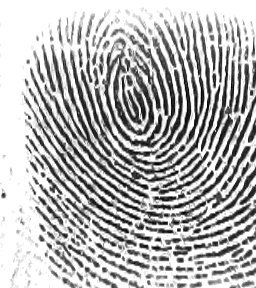
#> input picture datasets/Adzani_1_20230917000622.png, 256 x 288 px
$ python main.py datasets/Adzani_1_20230917000622.png datasets
#> lines starting #> are read from the running program, lines starting #| are printed output that depends on the picture
### fingerprint_matcher.py
import os
import cv2
import time


class FingerprintMatcher:
    def __init__(self, sample_image_path):
#> called with sample_image_path = 'datasets/Adzani_1_20230917000622.png'
        self.sample = cv2.imread(sample_image_path)
#> self.sample is the input picture: shape (288, 256, 3); min 0, max 255, mean 182.7
        if self.sample is None:
            raise ValueError("Gambar sample tidak valid.")

    def match(self, dataset_folder):
#> called with dataset_folder = 'datasets'
        start_time = time.time()
        best_score = 0
        filename = None
        image = None
        kp1, kp2, mp = None, None, None

        for file in [file for file in os.listdir(dataset_folder)][:1000]:
            fingerprint_image = cv2.imread(os.path.join(dataset_folder, file))
            sift = cv2.SIFT_create()

            keypoints_1, descriptor_1 = sift.detectAndCompute(self.sample, None)
#> keypoints_1 = 1550 keypoints; strongest (x, y, size): (158, 239, 3.1), (186, 229, 3.4), (145, 187, 3.4), (43, 175, 2.9)
            keypoints_2, descriptor_2 = sift.detectAndCompute(fingerprint_image, None)
#> keypoints_2 has the same summary as keypoints_1

            bf = cv2.BFMatcher(cv2.NORM_L2)
            matches = bf.knnMatch(descriptor_1, descriptor_2, k=2)
#> matches = 1550 matches
            match_points = []

            for p, q in matches:
                if p.distance < 0.3 * q.distance:  # maks 0.3
                    match_points.append(p)
#> after the loop, match_points = 1550 matches

            keypoints = min(len(keypoints_1), len(keypoints_2))
#> keypoints = 1550
            print(keypoints)
#| 1550
            if keypoints > 0 and len(match_points) / keypoints * 100 > best_score:
                best_score = len(match_points) / keypoints * 100
#> best_score = 100
                filename = file
                image = fingerprint_image
                kp1, kp2, mp = keypoints_1, keypoints_2, match_points
#> kp1 has the same summary as keypoints_1; kp2 has the same summary as keypoints_1; mp = 1550 matches

        if filename is not None:
            print("BEST MATCH: " + filename)
        else:
            print("Tidak Ditemukan")

        print("HASIL DETEKSI: " + str(best_score))
#| HASIL DETEKSI: 100.0
        print("TIME DELAY: ", time.time() - start_time)

        if self.sample is not None and image is not None:
            result = cv2.drawMatches(self.sample, kp1, image, kp2, mp, None)
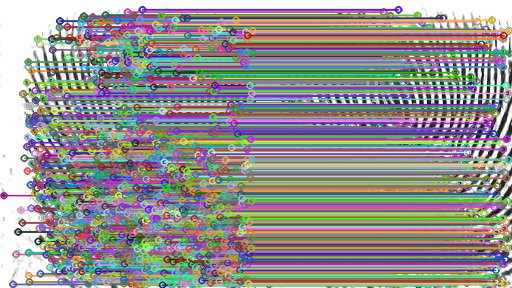
#> result: shape (288, 512, 3); mean B, G, R 144.7, 146.3, 148
            result = cv2.resize(result, (result.shape[1] * 2, result.shape[0] * 2))
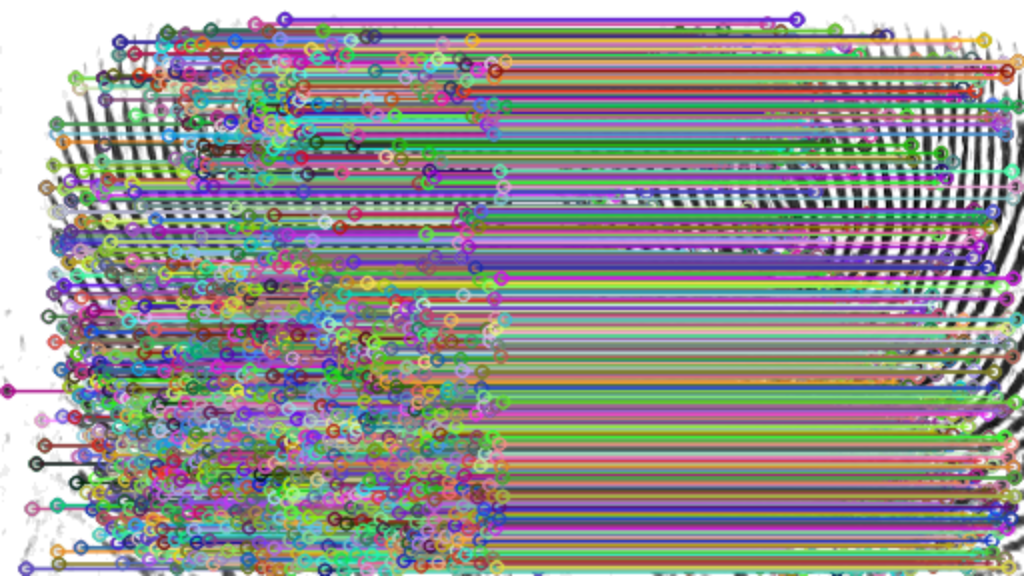
#> result: shape (576, 1024, 3); mean B, G, R 144.7, 146.4, 148
            cv2.imshow("Hasil", result)
            cv2.waitKey(0)
            cv2.destroyAllWindows()
        else:
            print("Gambar sample atau image tidak valid.")

### main.py
from fingerprint_matcher import FingerprintMatcher
import argparse

if __name__ == "__main__":
    parser = argparse.ArgumentParser(description="Fingerprint Matching")
    parser.add_argument("sample_image_path", help="Path ke gambar sampel fingerprint.")
    parser.add_argument("dataset_folder", help="Folder tempat gambar dataset fingerprint berada.")
    args = parser.parse_args()

    matcher = FingerprintMatcher(args.sample_image_path)
    matcher.match(args.dataset_folder)
